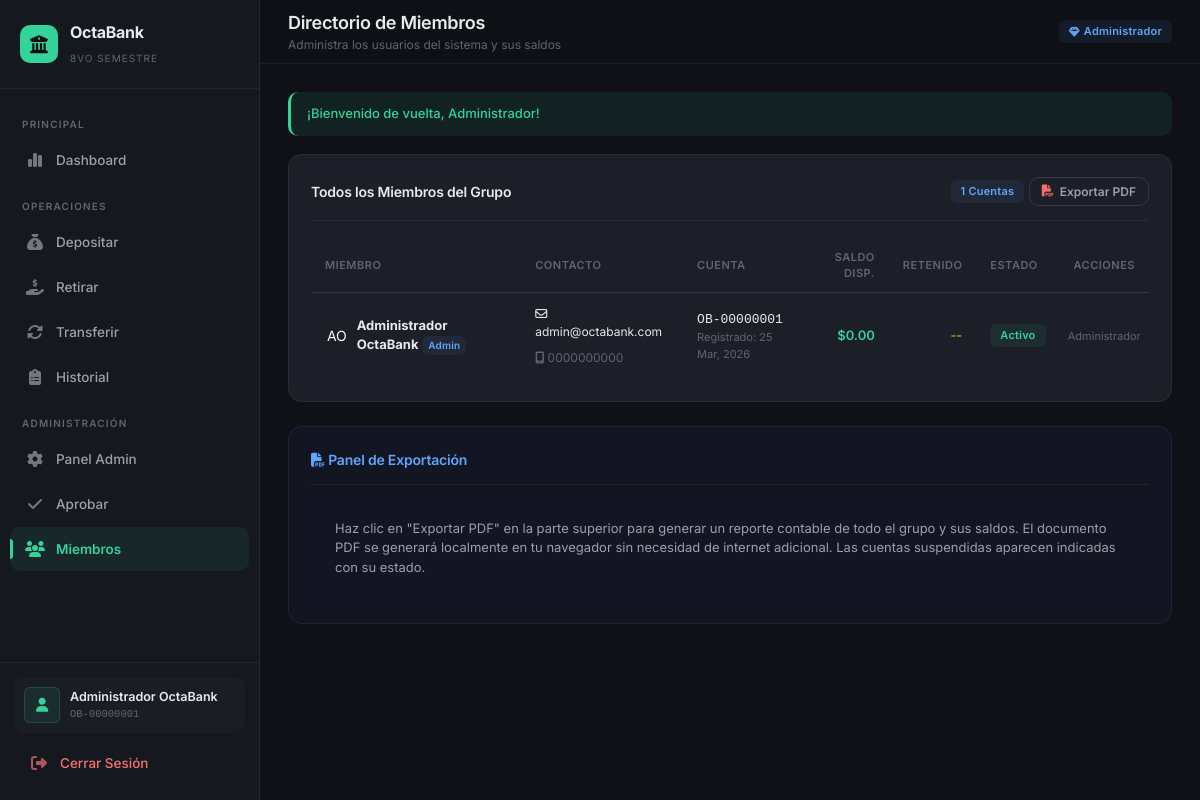
/admin/miembros.php (signed in), run on the app's committed database.
### tables this page shows
CREATE TABLE IF NOT EXISTS cuentas (
    id INT AUTO_INCREMENT PRIMARY KEY,
    usuario_id INT NOT NULL UNIQUE,
    numero_cuenta VARCHAR(20) NOT NULL UNIQUE,
    saldo DECIMAL(12,2) NOT NULL DEFAULT 0.00,
    saldo_retenido DECIMAL(12,2) NOT NULL DEFAULT 0.00,
    estado ENUM('activa', 'suspendida', 'cerrada') NOT NULL DEFAULT 'activa',
    fecha_apertura DATETIME NOT NULL DEFAULT CURRENT_TIMESTAMP,
    FOREIGN KEY (usuario_id) REFERENCES usuarios(id) ON DELETE CASCADE,
    INDEX idx_estado (estado)
);

CREATE TABLE IF NOT EXISTS usuarios (
    id INT AUTO_INCREMENT PRIMARY KEY,
    nombre VARCHAR(100) NOT NULL,
    apellido VARCHAR(100) NOT NULL,
    email VARCHAR(150) NOT NULL UNIQUE,
    password VARCHAR(255) NOT NULL,
    telefono VARCHAR(20) DEFAULT NULL,
    rol ENUM('admin', 'miembro') NOT NULL DEFAULT 'miembro',
    numero_cuenta VARCHAR(20) NOT NULL UNIQUE,
    avatar VARCHAR(10) DEFAULT NULL,
    activo TINYINT(1) NOT NULL DEFAULT 1,
    fecha_registro DATETIME NOT NULL DEFAULT CURRENT_TIMESTAMP,
    ultimo_acceso DATETIME DEFAULT NULL,
    INDEX idx_email (email),
    INDEX idx_numero_cuenta (numero_cuenta),
    INDEX idx_rol (rol)
);

### includes/functions.php (called while the page is built, shortened)
<?php
function formatMoney($amount) {
    return APP_CURRENCY_SYMBOL . number_format((float)$amount, 2, '.', ',');
}
function sanitize($input) {
    return htmlspecialchars(trim($input), ENT_QUOTES, 'UTF-8');
}
function getFlashMessage() {
    if (isset($_SESSION['flash'])) {
        $flash = $_SESSION['flash'];
        return $flash;
    }
    return null;
}
function formatDate($date, $format = 'd/m/Y H:i') {
    return date($format, strtotime($date));
}
function getCurrentUser() {
    $db = Database::getInstance()->getConnection();
    $stmt = $db->prepare("SELECT u.*, c.saldo, c.saldo_retenido, c.estado as estado_cuenta
                          FROM usuarios u
                          JOIN cuentas c ON u.id = c.usuario_id
                          WHERE u.id = ?");
    $stmt->execute([$_SESSION['user_id']]);
    return $stmt->fetch();
}
function isAdmin() {
    return isset($_SESSION['user_role']) && $_SESSION['user_role'] === 'admin';
}

### admin/miembros.php (the view, shortened to what this page needs)
<?php
$pageTitle = 'Directorio de Miembros';
$pageSubtitle = 'Administra los usuarios del sistema y sus saldos';
$currentPage = 'miembros';
$db = Database::getInstance()->getConnection();
$stmt = $db->query("
    SELECT u.id, u.nombre, u.apellido, u.email, u.telefono, u.rol, u.activo, u.fecha_registro, u.ultimo_acceso,
           c.numero_cuenta, c.saldo, c.saldo_retenido, c.estado as estado_cuenta
    FROM usuarios u
    JOIN cuentas c ON u.id = c.usuario_id
    ORDER BY c.saldo DESC, u.nombre ASC
");
$miembros = $stmt->fetchAll();
$csrfToken = generateCSRFToken();
require_once dirname(__DIR__) . '/includes/header.php';
?>
<div class="card fade-in">
    <div class="card-header" style="flex-wrap: wrap; gap: 10px;">
        <h3>Todos los Miembros del Grupo</h3>
        <div>
            <span class="badge badge-info text-white mr-2"><?= count($miembros) ?> Cuentas</span>
            <button onclick="exportarPDF()" class="btn btn-sm btn-outline"><i class="fa-solid fa-file-pdf text-error"></i> Exportar PDF</button>
        </div>
    </div>
    <div class="table-container">
        <table>
            <thead>
                <tr>
                    <th>Miembro</th>
                    <th>Contacto</th>
                    <th>Cuenta</th>
                    <th style="text-align:right;">Saldo Disp.</th>
                    <th style="text-align:right;">Retenido</th>
                    <th>Estado</th>
                    <th style="text-align:center;">Acciones</th>
                </tr>
            </thead>
            <tbody>
                <?php foreach ($miembros as $m): ?>
                <tr>
                    <td>
                        <div class="d-flex align-center gap-1">
                            <span class="transaction-icon" style="background:var(--accent-gradient);color:white;width:32px;height:32px;">
                                <?= substr(sanitize($m['nombre']), 0, 1) ?><?= substr(sanitize($m['apellido']), 0, 1) ?>
                            </span>
                            <div>
                                <strong><?= sanitize($m['nombre'] . ' ' . $m['apellido']) ?></strong>
                                <?php if ($m['rol'] === 'admin'): ?>
                                    <span class="badge badge-info" style="font-size:10px;padding:2px 6px;">Admin</span>
                                <?php endif; ?>
                            </div>
                        </div>
                    </td>
                    <td style="font-size:12px;">
                        <div><i class="fa-regular fa-envelope"></i> <?= sanitize($m['email']) ?></div>
                        <?php if ($m['telefono']): ?>
                        <div class="text-muted mt-1"><i class="fa-solid fa-mobile-screen"></i> <?= sanitize($m['telefono']) ?></div>
                        <?php endif; ?>
                    </td>
                    <td>
                        <span style="font-family:monospace;font-size:13px;"><?= sanitize($m['numero_cuenta']) ?></span>
                        <div class="text-muted" style="font-size:11px;">
                            Registrado: <?= formatDate($m['fecha_registro'], 'd M, Y') ?>
                        </div>
                    </td>
                    <td class="text-right text-success font-weight-bold">
                        <?= formatMoney($m['saldo']) ?>
                    </td>
                    <td class="text-right text-warning">
                        <?= $m['saldo_retenido'] > 0 ? formatMoney($m['saldo_retenido']) : '--' ?>
                    </td>
                    <td>
                        <?php if ($m['activo']): ?>
                            <span class="badge badge-success">Activo</span>
                        <?php else: ?>
                            <span class="badge badge-error">Suspendido</span>
                        <?php endif; ?>
                    </td>
                    <td style="text-align:center; padding: 4px;">
                        <?php if ($m['id'] !== $_SESSION['user_id']): ?>
                        <form method="POST" style="margin:0;" onsubmit="return confirm('¿<?= $m['activo'] ? 'Suspender' : 'Activar' ?> la cuenta de este usuario?')">
                            <input type="hidden" name="csrf_token" value="<?= $csrfToken ?>">
                            <input type="hidden" name="toggle_status" value="1">
                            <input type="hidden" name="usuario_id" value="<?= $m['id'] ?>">
                            <input type="hidden" name="nuevo_estado" value="<?= $m['activo'] ? '0' : '1' ?>">
                            <button type="submit" class="btn btn-sm <?= $m['activo'] ? 'btn-danger' : 'btn-success' ?>" style="padding:4px 8px; font-size:11px;" title="<?= $m['activo'] ? 'Suspender' : 'Activar' ?>">
                                <i class="fa-solid <?= $m['activo'] ? 'fa-ban' : 'fa-check' ?>"></i>
                            </button>
                        </form>
                        <?php else: ?>
                            <span class="text-muted" style="font-size:11px;">Administrador</span>
                        <?php endif; ?>
                    </td>
                </tr>
                <?php endforeach; ?>
            </tbody>
        </table>
    </div>
</div>
<div class="card bg-info mt-3 fade-in no-print" style="animation-delay: 0.2s; background: rgba(99, 102, 241, 0.05);">
    <div class="card-header border-0 pb-0">
        <h3 class="text-info"><i class="fa-solid fa-file-pdf"></i> Panel de Exportación</h3>
    </div>
    <div style="padding: 16px 24px 24px; color: var(--text-secondary); font-size:13px;">
        Haz clic en "Exportar PDF" en la parte superior para generar un reporte contable de todo el grupo y sus saldos. El documento PDF se generará localmente en tu navegador sin necesidad de internet adicional. Las cuentas suspendidas aparecen indicadas con su estado.
    </div>
</div>
<?php require_once dirname(__DIR__) . '/includes/footer.php'; ?>

### includes/header.php (shortened to what this page needs)
<?php
$user = getCurrentUser();
?>
<!DOCTYPE html>
<html lang="es">
<head>
    <link rel="stylesheet" href="<?= BASE_URL ?>/assets/css/styles.css">
    <link rel="stylesheet" href="https://cdnjs.cloudflare.com/ajax/libs/font-awesome/6.4.0/css/all.min.css">
</head>
<body>
    <div class="app-layout">
        <aside class="sidebar" id="sidebar">
            <div class="sidebar-brand">
                <div class="brand-icon"><i class="fa-solid fa-building-columns"></i></div>
                <div class="brand-text">
                    <h2>OctaBank</h2>
                    <span>8vo Semestre</span>
                </div>
            </div>
            <nav class="sidebar-nav">
                <div class="nav-section-title">Principal</div>
                <a href="<?= BASE_URL ?>/dashboard/" class="nav-link <?= ($currentPage ?? '') === 'dashboard' ? 'active' : '' ?>">
                    <span class="nav-icon"><i class="fa-solid fa-chart-simple"></i></span>
                    Dashboard
                </a>
                <div class="nav-section-title">Operaciones</div>
                <a href="<?= BASE_URL ?>/transacciones/depositar.php" class="nav-link <?= ($currentPage ?? '') === 'depositar' ? 'active' : '' ?>">
                    <span class="nav-icon"><i class="fa-solid fa-sack-dollar"></i></span>
                    Depositar
                </a>
                <a href="<?= BASE_URL ?>/transacciones/retirar.php" class="nav-link <?= ($currentPage ?? '') === 'retirar' ? 'active' : '' ?>">
                    <span class="nav-icon"><i class="fa-solid fa-hand-holding-dollar"></i></span>
                    Retirar
                </a>
                <a href="<?= BASE_URL ?>/transacciones/transferir.php" class="nav-link <?= ($currentPage ?? '') === 'transferir' ? 'active' : '' ?>">
                    <span class="nav-icon"><i class="fa-solid fa-rotate"></i></span>
                    Transferir
                </a>
                <a href="<?= BASE_URL ?>/transacciones/historial.php" class="nav-link <?= ($currentPage ?? '') === 'historial' ? 'active' : '' ?>">
                    <span class="nav-icon"><i class="fa-solid fa-clipboard-list"></i></span>
                    Historial
                </a>
                <?php if (isAdmin()): ?>
                <div class="nav-section-title">Administración</div>
                <a href="<?= BASE_URL ?>/admin/" class="nav-link <?= ($currentPage ?? '') === 'admin_dashboard' ? 'active' : '' ?>">
                    <span class="nav-icon"><i class="fa-solid fa-gear"></i></span>
                    Panel Admin
                </a>
                <a href="<?= BASE_URL ?>/admin/aprobar_transacciones.php" class="nav-link <?= ($currentPage ?? '') === 'aprobar' ? 'active' : '' ?>">
                    <span class="nav-icon"><i class="fa-solid fa-check"></i></span>
                    Aprobar
                </a>
                <a href="<?= BASE_URL ?>/admin/miembros.php" class="nav-link <?= ($currentPage ?? '') === 'miembros' ? 'active' : '' ?>">
                    <span class="nav-icon"><i class="fa-solid fa-users"></i></span>
                    Miembros
                </a>
                <?php endif; ?>
            </nav>
            <div class="sidebar-footer">
                <div class="sidebar-user">
                    <div class="user-avatar"><i class="fa-solid fa-user"></i></div>
                    <div class="user-info">
                        <div class="name"><?= sanitize($user['nombre'] ?? '') ?> <?= sanitize($user['apellido'] ?? '') ?></div>
                        <div class="account"><?= sanitize($user['numero_cuenta'] ?? '') ?></div>
                    </div>
                </div>
                <a href="<?= BASE_URL ?>/auth/logout.php" class="nav-link mt-1" style="color: var(--color-error);">
                    <span class="nav-icon"><i class="fa-solid fa-right-from-bracket"></i></span>
                    Cerrar Sesión
                </a>
            </div>
        </aside>
        <main class="main-content">
            <header class="top-header">
                <div style="display:flex;align-items:center;gap:16px;">
                    <div class="page-title">
                        <h1><?= sanitize($pageTitle ?? 'Dashboard') ?></h1>
                        <p><?= sanitize($pageSubtitle ?? '') ?></p>
                    </div>
                </div>
                <div class="header-actions">
                    <span class="badge badge-info" style="font-size:11px;">
                        <i class="fa-solid fa-gem"></i> <?= isAdmin() ? 'Administrador' : 'Miembro' ?>
                    </span>
                </div>
            </header>
            <div class="page-container fade-in">
                <?php
                $flash = getFlashMessage();
                if ($flash):
                ?>
                <div class="alert alert-<?= $flash['type'] ?>" data-auto-dismiss="5000">
                    <?php
                    $icons = ['success' => '<i class="fa-solid fa-check"></i>', 'error' => '<i class="fa-solid fa-xmark"></i>', 'warning' => '<i class="fa-solid fa-triangle-exclamation"></i>', 'info' => '<i class="fa-solid fa-circle-info"></i>'];
                    echo ($icons[$flash['type']] ?? '') . ' ' . sanitize($flash['message']);
                    ?>
                </div>
                <?php endif; ?>

### includes/footer.php (shortened to what this page needs)
            </div>
        </main>
    </div>
</body>
</html>

### data on the page
cuentas: usuario.nombre "Administrador", usuario.apellido "OctaBank", usuario.numero_cuenta "OB-00000001", usuario.nombre "A", usuario.apellido "O", usuario.apellido "Administrador OctaBank", usuario.email "admin@octabank.com", usuario.telefono "0000000000", numero_cuenta "OB-00000001", usuario.fecha_registro "25 Mar, 2026", saldo "$0.00"

### other printed values
$pageTitle "Directorio de Miembros"
$pageSubtitle "Administra los usuarios del sistema y sus saldos"
$flash['message'] "¡Bienvenido de vuelta, Administrador!"
count($miembros) "1"
